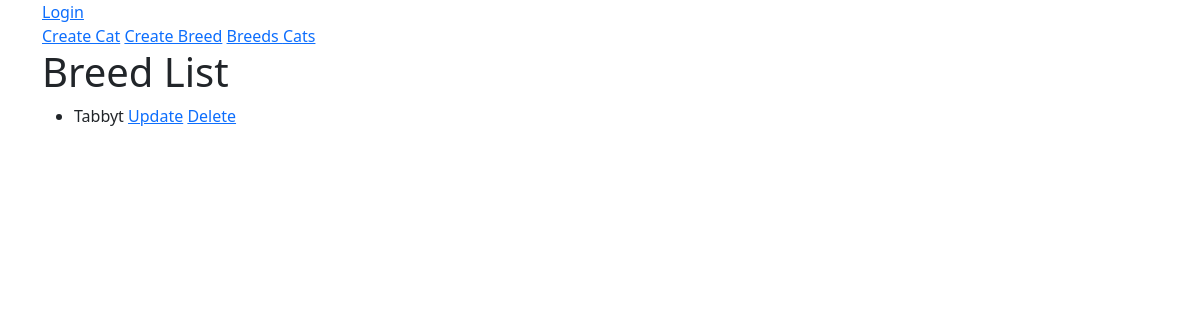
/cats/breed/ (signed in), run on an earlier commit of the app's database.
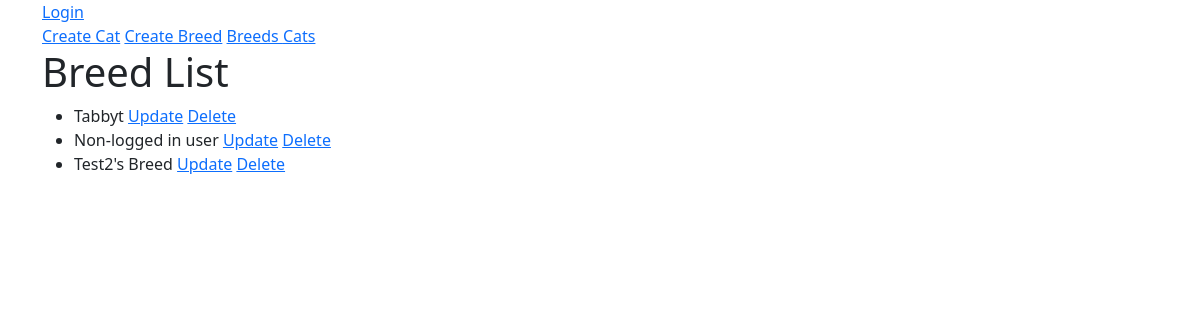
And on a later commit of the database.
### cats/models.py (models this page shows)
class Breed(models.Model):
    name = models.CharField(max_length=200, validators=[MinLengthValidator(2, "Breed must be greater than 1 character")])
    def __str__(self):
        return self.name

### cats/views.py (the view)
# urls.py: path("breed/", views.ListBreedView.as_view(), name='breed_list'),
class ListBreedView(LoginRequiredMixin, ListView):
    model = Breed

### home/context_processors.py (called while the page is built)
def settings(request):
    return {
        'settings': django_settings,
    }

### cats/templates/cats/breed_list.html (shortened to what this page needs)
{% extends "base_bootstrap.html" %}
{% block content %}
<a href="{% url 'cats:cat_create' %">Create Cat</a>
<a href="{% url 'cats:breed_create' %}">Create Breed</a>
<a href="{% url 'cats:breed_list' %}"> Breeds </a>
<a href="{% url 'cats:main' %}"> Cats </a>
<h1>Breed List</h1>
<ul>
{% for breed in object_list  %}
    <li> {{ breed }} <a href="{% url 'cats:breed_update' breed.pk %}">Update</a> <a href="{% url 'cats:breed_delete' breed.pk %}">Delete</a></li>
{% endfor %}
</ul>
{% endblock content %}

### home/templates/base_bootstrap.html (shortened to what this page needs)
<!DOCTYPE html>
<html>
<head>
<link href="https://cdn.jsdelivr.net/npm/bootstrap@5.0.2/dist/css/bootstrap.min.css" rel="stylesheet">
<link rel="stylesheet" href="https://use.fontawesome.com/releases/v5.8.1/css/all.css">
<link rel="stylesheet" href="https://use.fontawesome.com/releases/v5.8.1/css/v4-shims.css">
</head>
<body>
<div class="container">
{% block navbar %} <a href="{% url 'login'%}?next=/ads/">Login</a>{% endblock %}
{% block content %}
{% endblock %}
</div>
</body>
</html>

What changed in the data, as far as the page shows it:
added Breed: name "Non-logged in user"
added Breed: name "Test2's Breed"
